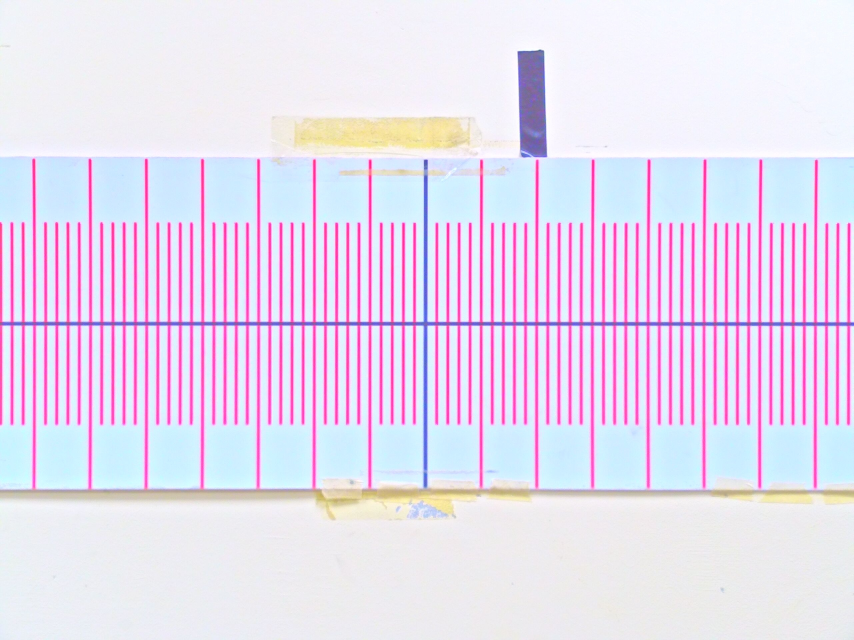
#> input picture opencv/toolbar/ 4.0.jpg, 2560 x 1920 px (shown at 1/3 size)
$ python bgr_gray_vertical_horizontal_detect_toolbar.py
#> lines starting #> are read from the running program, lines starting #| are printed output that depends on the picture; after the words box and inside, x2 and y2 are one past the last pixel; in counts of white or black regions, pixels touching at a corner belong together
import os

import cv2
import numpy as np


def vertical(img):
    img = img > 200
    width, height = img.shape[1], img.shape[0]

    x_pixel_counts = [np.sum(img[:, x]) for x in range(0, width)]

    array = np.zeros([height, width, 3], dtype=np.uint8)
    for x, count in enumerate(x_pixel_counts):
        array[0:count, x] = (255, 255, 255)

    cv2.imshow('vertical', array)


def horizontal(img):
    img = img > 200
    width, height = img.shape[1], img.shape[0]

    y_pixel_counts = [np.sum(img[y, :]) for y in range(0, height)]

    array = np.zeros([height, width, 3], dtype=np.uint8)
    for y, count in enumerate(y_pixel_counts):
        array[y, 0:count] = (255, 255, 255)

    cv2.imshow('horizontal', array)


def kmeans(img):
    cv2.imshow('img', img)

    Z = img.reshape((-1, 3))

    # convert to np.float32
    Z = np.float32(Z)

    # define criteria, number of clusters(K) and apply kmeans()
    criteria = (cv2.TERM_CRITERIA_EPS + cv2.TERM_CRITERIA_MAX_ITER, 10, 1.0)

    K = 7
    ret, label, center = cv2.kmeans(Z, K, None, criteria, 10, cv2.KMEANS_RANDOM_CENTERS)
    center = np.uint8(center)
    res = center[label.flatten()]
    img_k_result = res.reshape((img.shape))

    cv2.imshow(f'img_k[{K}]_result', img_k_result)

    # cv2.waitKey(0) & 0xFF
    # cv2.destroyAllWindows()
    return img_k_result


def show_rgb_hist(image):
    def calcAndDrawHist(image, color):
        hist = cv2.calcHist([image], [0], None, [256], [0.0, 255.0])
        minVal, maxVal, minLoc, maxLoc = cv2.minMaxLoc(hist)
        histImg = np.zeros([256, 256, 3], np.uint8)
        hpt = int(0.9 * 256)

        for h in range(256):
            intensity = int(hist[h] * hpt / maxVal)
            cv2.line(histImg, (h, 256), (h, 256 - intensity), color)
        return histImg
    b, g, r = cv2.split(image)
    gray = cv2.cvtColor(image, cv2.COLOR_BGR2GRAY)

    histImgB = calcAndDrawHist(b, [255, 0, 0])
    histImgG = calcAndDrawHist(g, [0, 255, 0])
    histImgR = calcAndDrawHist(r, [0, 0, 255])
    histImgGray = calcAndDrawHist(gray, [127, 127, 127])

    cv2.imshow("histImgB", histImgB)
    cv2.imshow("histImgG", histImgG)
    cv2.imshow("histImgR", histImgR)
    cv2.imshow("histImgGray", histImgGray)
    # cv2.imshow("Img", img)
    # cv2.waitKey(0)
    # cv2.destroyAllWindows()


def hsv_debug():
    def nothing(x):
        pass

    # # Load in image
    folder_path = os.path.dirname(os.path.abspath(__file__))
    # img_path = os.path.join(folder_path, "30.0.jpg")
    img_path = os.path.join(folder_path, " 4.0.jpg")
    image = cv2.imread(img_path)
#> image is the input picture: shape (1920, 2560, 3); mean B, G, R 240.6, 220.4, 232.9

    width, height = image.shape[1], image.shape[0]
#> width = 2560; height = 1920
    scale = 2
    image = cv2.resize(image, (int(width // scale), int(height // scale)), interpolation=cv2.INTER_AREA)
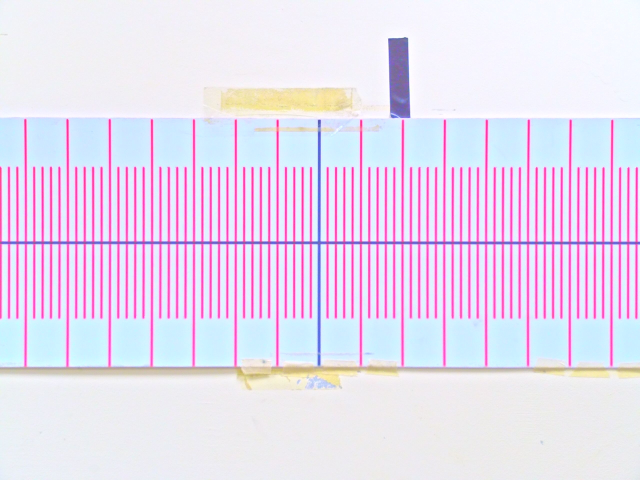
#> image: shape (960, 1280, 3) (shown at 1/2 size); mean B, G, R 240.7, 220.6, 233

    # Create a window
    cv2.namedWindow('image', cv2.WINDOW_GUI_EXPANDED)

    # Create trackbars for color change
    cv2.createTrackbar('b_min', 'image', 0, 255, nothing)  # Hue is from 0-179 for Opencv
    cv2.createTrackbar('g_min', 'image', 0, 255, nothing)
    cv2.createTrackbar('r_min', 'image', 0, 255, nothing)
    cv2.createTrackbar('b_max', 'image', 0, 255, nothing)
    cv2.createTrackbar('g_max', 'image', 0, 255, nothing)
    cv2.createTrackbar('r_max', 'image', 0, 255, nothing)

    # Set default value for MAX HSV trackbars.
    cv2.setTrackbarPos('b_max', 'image', 255)
    cv2.setTrackbarPos('g_max', 'image', 255)
    cv2.setTrackbarPos('r_max', 'image', 40)

    # Initialize to check if HSV min/max value changes
    b_min = g_min = r_min = b_max = g_max = r_max = 0
    pb_min = pg_min = pr_min = pb_max = pg_max = pr_max = 0

    output = image
    wait_time = 100

    while(1):

        # Get current positions of all trackbars
        b_min = cv2.getTrackbarPos('b_min', 'image')
        g_min = cv2.getTrackbarPos('g_min', 'image')
        r_min = cv2.getTrackbarPos('r_min', 'image')

        b_max = cv2.getTrackbarPos('b_max', 'image')
        g_max = cv2.getTrackbarPos('g_max', 'image')
        r_max = cv2.getTrackbarPos('r_max', 'image')

        # Set minimum and max HSV values to display
        lower = np.array([b_min, g_min, r_min])
        upper = np.array([b_max, g_max, r_max])

        # Image and threshold into a range.
        mask = cv2.inRange(image, lower, upper)
#> mask: shape (960, 1280); every value is 0
        cv2.imshow('mask', mask)
        output = cv2.bitwise_and(image, image, mask=mask)
#> output: shape (960, 1280, 3); every value is 0

        # analysis
        vertical(mask)
#> in vertical, `x_pixel_counts = [np.sum(img[:, x]) for x in range(0, width)]`: x_pixel_counts = 1280 values from 0 to 0
        horizontal(mask)
#> in horizontal, `y_pixel_counts = [np.sum(img[y, :]) for y in range(0, height)]`: y_pixel_counts = 960 values from 0 to 0
        show_rgb_hist(output)
#> in calcAndDrawHist, `hist = cv2.calcHist([image], [0], None, [256], [0.0, 255.0])`: hist = 256 values, max 1228800 at index 0, min 0 at index 1, mean 4800
#> in calcAndDrawHist, `minVal, maxVal, minLoc, maxLoc = cv2.minMaxLoc(hist)`: minVal = 0; maxVal = 1228800; minLoc = (0, 1); maxLoc = (0, 0)
#> the loop in calcAndDrawHist, `for h in range(256):` made 256 passes
#> intensity on passes 1 to 3: 230, 0, 0
#> after the loop in calcAndDrawHist, `for h in range(256):`:
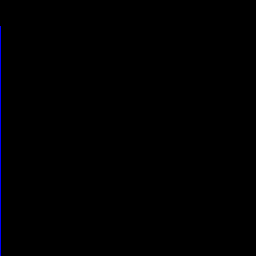
#> histImg: shape (256, 256, 3); mean of channels 0, 1, 2 0.9, 0, 0; drawn as B, G, R
#> the loop in calcAndDrawHist (call 2), `for h in range(256):` made 256 passes
#> the loop in calcAndDrawHist (call 4), `for h in range(256):` made 256 passes
#> after the loop in calcAndDrawHist (call 4), `for h in range(256):`:
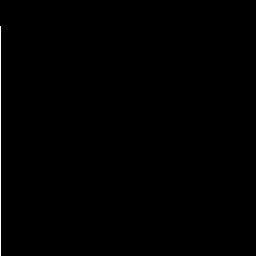
#> histImg: shape (256, 256, 3); values 0 (black) and 127 (white), 0.35% white in thin lines or dots, all inside (x1, y1, x2, y2) = (0, 26, 1, 256)

        # Print if there is a change in HSV value
        if((pb_min != b_min) | (pg_min != g_min) | (pr_min != r_min) | (pb_max != b_max) | (pg_max != g_max) | (pr_max != r_max)):
            print("(b_min = %d , g_min = %d, r_min = %d), (b_max = %d , g_max = %d, r_max = %d)" % (b_min, g_min, r_min, b_max, g_max, r_max))
            pb_min = b_min
            pg_min = g_min
            pr_min = r_min
            pb_max = b_max
            pg_max = g_max
            pr_max = r_max

        # Display output image
        cv2.imshow('image', output)

        # Wait longer to prevent freeze for videos.
        if cv2.waitKey(wait_time) & 0xFF == ord('q'):
#> (key q is pressed here)
            break

    cv2.destroyAllWindows()


if __name__ == "__main__":
    hsv_debug()
